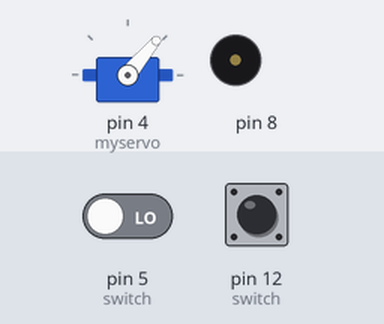
Bench run of a sketch on a simulated Arduino Uno, built with avr-gcc and run on an emulated ATmega328P. On the bench: servo, buzzer (waves = sounding). The test bench sets the inputs (shaded band); at power-on: pin 12 (switch) LOW, pin 5 (switch) LOW.

Above: at 1.2 s.
1.3 s: pin 12 (switch) pulled HIGH for 0.15 s
At 1.55 s:
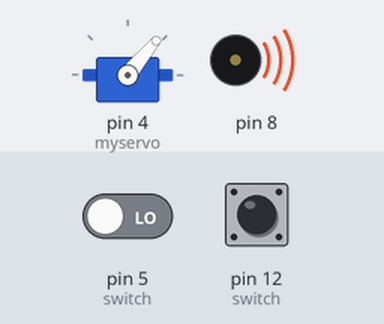
Timing chart, 0 to 10.4 s (numbered marks = the images above; inputs shaded):
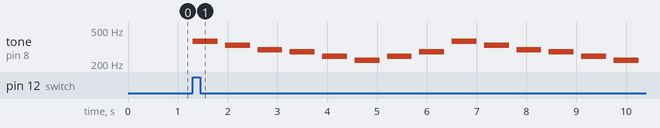

Measured:
- after the input at 1.3 s, tone on pin 8: plays 370 Hz for 0.50 s, 330 Hz for 0.50 s, 294 Hz for 0.50 s, 277 Hz for 0.50 s, 247 Hz for 0.50 s, 220 Hz for 0.50 s … (14 notes in this stretch), starting at once

The sketch:

assignment7.ino
```cpp
#include "pitches.h"
#include <Servo.h>
Servo myservo;

int melody[] = {                                                              // array of the notes in the melody
  NOTE_FS4, NOTE_E4, NOTE_D4, NOTE_CS4, NOTE_B3, NOTE_A3, NOTE_B3, NOTE_CS4,
  NOTE_FS4, NOTE_E4, NOTE_D4, NOTE_CS4, NOTE_B3, NOTE_A3, NOTE_B3, NOTE_CS4,
  NOTE_D4, NOTE_CS4, NOTE_B3, NOTE_A3, NOTE_G3, NOTE_FS3, NOTE_G3, NOTE_A3,
  NOTE_D4, NOTE_FS4, NOTE_G4, NOTE_A4, NOTE_FS4, NOTE_G4, NOTE_A4, NOTE_B3,
  NOTE_CS4, NOTE_D4, NOTE_E4, NOTE_FS4, NOTE_G4, NOTE_FS4, NOTE_D4, NOTE_E4,
  NOTE_FS4, NOTE_FS3, NOTE_G3, NOTE_A3, NOTE_G3, NOTE_FS3, NOTE_G3, NOTE_A3,
  NOTE_G3, NOTE_B3, NOTE_A3, NOTE_G3, NOTE_FS3, NOTE_E3, NOTE_FS3, NOTE_D3,
  NOTE_E3, NOTE_FS3, NOTE_G3, NOTE_A3, NOTE_B3, NOTE_G3, NOTE_B3, NOTE_A3,
  NOTE_B3, NOTE_CS4, NOTE_D4, NOTE_A3, NOTE_B3, NOTE_CS4, NOTE_D4, NOTE_E4,
  NOTE_FS4, NOTE_G4, NOTE_A4,
};

int noteDurations[] = {                                                       // array of the note durations: 2 = whole note, 4 = quarter note, 8 = eighth note
  2, 2, 2, 2, 2, 2, 2, 2,
  2, 2, 2, 2, 2, 2, 2, 2,
  2, 2, 2, 2, 2, 2, 2, 2,
  4, 8, 8, 4, 8, 8, 4, 8,
  8, 8, 8, 8, 8, 4, 8, 8,
  4, 8, 8, 8, 8, 8, 8, 2,
  4, 8, 8, 4, 8, 8, 4, 8,
  8, 8, 8, 8, 8, 4, 8, 8,
  4, 8, 8, 8, 8, 8, 8, 8,
  8, 8, 2,
};

void setup() {
  myservo.attach(4);                                                          // servos is attatched to digital pin 4
}

void canonInD() {                                                             // Canon in D
  for (int thisNote = 0; thisNote < 75; thisNote++) {                         // for loop that iterate over the notes of the melody to Canon in D
    int noteDuration = 1000 / noteDurations[thisNote];                        // calculates the note duration
    tone(8, melody[thisNote], noteDuration);                                  // generates the soundwave given the parameters
    int pauseBetweenNotes = noteDuration * 1.30;                              // calculates minimum delay time
    delay(pauseBetweenNotes);                                                 // a minimum delay time to make the notes distinguishable
  }
}

void loop() {
  if (digitalRead(12)) {                                                      // if the switch (red) is pressed
    canonInD();                                                               // play Canon in D
  }
  if (digitalRead(5)) {                                                       // if the switch (green) is pressed
    myservo.write(130);                                                       // rotate to 130 degrees
  } else {                                                                    // else ...
    myservo.write(50);                                                        // rotate to 50 degrees
  }
}
```

pitches.h
```cpp
/*************************************************
 * Public Constants
 *************************************************/

#define NOTE_B0  31
#define NOTE_C1  33
#define NOTE_CS1 35
#define NOTE_D1  37
#define NOTE_DS1 39
#define NOTE_E1  41
#define NOTE_F1  44
#define NOTE_FS1 46
#define NOTE_G1  49
#define NOTE_GS1 52
#define NOTE_A1  55
#define NOTE_AS1 58
#define NOTE_B1  62
#define NOTE_C2  65
#define NOTE_CS2 69
#define NOTE_D2  73
#define NOTE_DS2 78
#define NOTE_E2  82
#define NOTE_F2  87
#define NOTE_FS2 93
#define NOTE_G2  98
#define NOTE_GS2 104
#define NOTE_A2  110
#define NOTE_AS2 117
#define NOTE_B2  123
#define NOTE_C3  131
#define NOTE_CS3 139
#define NOTE_D3  147
#define NOTE_DS3 156
#define NOTE_E3  165
#define NOTE_F3  175
#define NOTE_FS3 185
#define NOTE_G3  196
#define NOTE_GS3 208
#define NOTE_A3  220
#define NOTE_AS3 233
#define NOTE_B3  247
#define NOTE_C4  262
#define NOTE_CS4 277
#define NOTE_D4  294
#define NOTE_DS4 311
#define NOTE_E4  330
#define NOTE_F4  349
#define NOTE_FS4 370
#define NOTE_G4  392
#define NOTE_GS4 415
#define NOTE_A4  440
#define NOTE_AS4 466
#define NOTE_B4  494
#define NOTE_C5  523
#define NOTE_CS5 554
#define NOTE_D5  587
#define NOTE_DS5 622
#define NOTE_E5  659
#define NOTE_F5  698
#define NOTE_FS5 740
#define NOTE_G5  784
#define NOTE_GS5 831
#define NOTE_A5  880
#define NOTE_AS5 932
#define NOTE_B5  988
#define NOTE_C6  1047
#define NOTE_CS6 1109
#define NOTE_D6  1175
#define NOTE_DS6 1245
#define NOTE_E6  1319
#define NOTE_F6  1397
#define NOTE_FS6 1480
#define NOTE_G6  1568
#define NOTE_GS6 1661
#define NOTE_A6  1760
#define NOTE_AS6 1865
#define NOTE_B6  1976
#define NOTE_C7  2093
#define NOTE_CS7 2217
#define NOTE_D7  2349
#define NOTE_DS7 2489
#define NOTE_E7  2637
#define NOTE_F7  2794
#define NOTE_FS7 2960
#define NOTE_G7  3136
#define NOTE_GS7 3322
#define NOTE_A7  3520
#define NOTE_AS7 3729
#define NOTE_B7  3951
#define NOTE_C8  4186
#define NOTE_CS8 4435
#define NOTE_D8  4699
#define NOTE_DS8 4978
```
